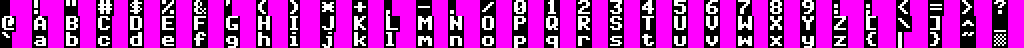
#> input picture font_vwf.png, 512 x 24 px (shown 2 times larger)
$ python -i gfx.py   (imports and definitions only)
#> lines starting #> are read from the running program, lines starting #| are printed output that depends on the picture
#!/usr/bin/env python3

# converts PNG images into apple2flat blit data
# requires PIL: https://python-pillow.org/

import sys
import PIL.Image
import PIL.ImageDraw

USAGE = "Usage:\n" + \
    "  gfx palette out.png - palette reference image\n" + \
    "  gfx font in.png out.bin - 7x8 font set\n" + \
    "  gfx font_vwf in.png out.bin out.wid - variable-width font\n" + \
    "  gfx lores in.png out.bin [-sc] - low or double-low resolution (blit data)\n" + \
    "  gfx hires in.png out.bin [-sc] - 4x2-color high resolution\n" + \
    "  gfx double in.png out.bin [-sc] - 16-color double-high-resolution\n" + \
    "  gfx mono in.png out.bin [-sc] - high or double high resolution monochrome\n" + \
    "  -s option: creates a full-screen image for screen_load instead of blit\n" + \
    "  -c=1,2,3,4 option: crops image to top left 1,2 with width 3,4\n" + \
    ""

#
# Converting images to indexed palette
#

PALETTE = [
    (  0,  0,  0),
    (147, 11,124),
    ( 31, 53,211),
    (187, 54,255),
    (  0,118, 12),
    (126,126,126),
    (  7,168,224),
    (157,172,255),
    ( 98, 76,  0),
    (249, 86, 29),
    (130,130,130),
    (255,129,236),
    ( 67,200,  0),
    (220,205, 22),
    ( 93,247,132),
    (255,255,255),
    (255,255,  0)] # yellow for transparent

def index_image(filename,palette=PALETTE):
#> called with filename = 'font_vwf.png'
    src = PIL.Image.open(filename).convert("RGB")
    dst = PIL.Image.new("P",src.size,color=0)
#> dst: PIL image 512x24 P; every value is 0
    for y in range(src.size[1]):
        for x in range(src.size[0]):
            p = src.getpixel((x,y))
            mag = ((255**2)*3)+1
            mat = 0
            for i in range(len(palette)):
                m = sum([(a-b)**2 for (a,b) in zip(p[0:3],palette[i])])
                if m < mag: # better match
                    mat = i
                    mag = m
                    if m == 0: # perfect match
                        break
            dst.putpixel((x,y),mat)
    dst.putpalette([p for t in palette for p in (t[0:3])])
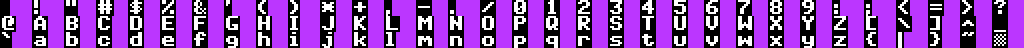
#> dst: PIL image 512x24 P (shown 2 times larger); mean R, G, B 138.7, 68.2, 174.7
    return dst

# [9 lines left out: function palette_img, not called in this run]

#
# Convert image to byte-spanning groups
#

def nibble_rotate_left(v):
    return ((v << 1) & 0xEE) | ((v >> 3) & 0x11)

def nibble_rotate_right(v):
    return ((v >> 1) & 0x77) | ((v << 3) & 0x88)

# [13 lines left out: functions span_mono, span_lr, not called in this run]

last_hr_group = 0

# [183 lines left out: functions span_hr, span_dhr, block_mono, make_font, glyph_vwf, make_font_vwf and 6 more, not called in this run]

#
# Command line
#

def fail(message):
    print(message)
    sys.exit(1)

def usage():
    fail(USAGE)

crop = None

def load_img(filename):
    global crop
    img = index_image(filename)
    if crop != None:
        img = img.crop((crop[0],crop[1],crop[0]+crop[2],crop[1]+crop[3]))
    return img

# [49 lines not run here, left out]

>>> result = load_img('font_vwf.png')
